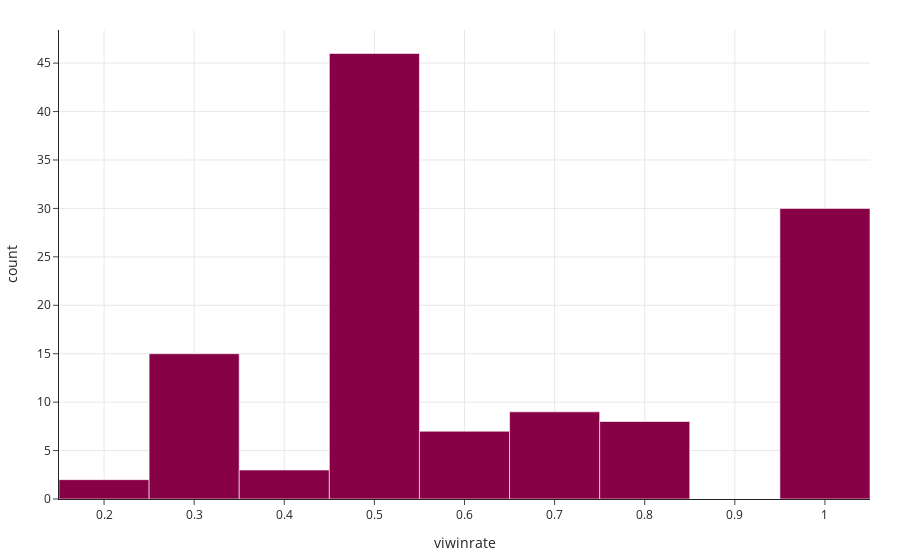

This figure's notebook cell:
### Code cell
def hasVi(row):
    return any(row[['pick1', 'pick2', 'pick3', 'pick4', 'pick5']] == 'Vi')

filtered_viwins = filtered_viwins[filtered_viwins.apply(hasVi, axis=1)]
team_vi_games = filtered_viwins.groupby('teamname').size()
team_vi_wins = filtered_viwins[filtered_viwins['result'] == 1].groupby('teamname').size()

viwinrate = (team_vi_wins / team_vi_games).reset_index().rename(columns={0 : "viwinrate"})
fig = px.histogram(viwinrate, x="viwinrate",nbins=15, color_discrete_sequence=["#870146"])
fig.show()

### Figure 1 — Plotly figure (JSON) as saved in the notebook; plotly's stock layout.template omitted (floating-point values rounded to 4 significant figures; data arrays with more than 128 entries replaced by an {"elided": "..."} marker saying what was removed)
{"data": [{"alignmentgroup": "True", "bingroup": "x", "hovertemplate": "viwinrate=%{x}<br>count=%{y}<extra></extra>", "legendgroup": "", "marker": {"color": "#870146", "pattern": {"shape": ""}}, "name": "", "nbinsx": 15, "offsetgroup": "", "orientation": "v", "showlegend": false, "type": "histogram", "x": {"elided": "197 float values"}, "xaxis": "x", "yaxis": "y"}], "layout": {"barmode": "relative", "legend": {"tracegroupgap": 0}, "xaxis": {"anchor": "y", "domain": [0, 1], "title": {"text": "viwinrate"}}, "yaxis": {"anchor": "x", "domain": [0, 1], "title": {"text": "count"}}}}
